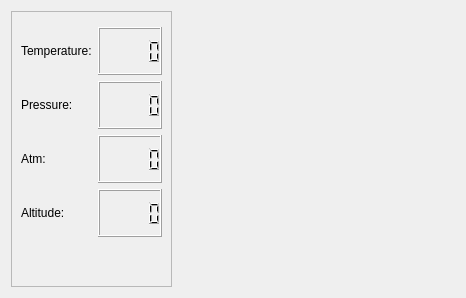
<?xml version="1.0" encoding="UTF-8"?>
<ui version="4.0">
 <class>MainBox</class>
 <widget class="QWidget" name="MainBox">
  <property name="geometry">
   <rect>
    <x>0</x>
    <y>0</y>
    <width>466</width>
    <height>298</height>
   </rect>
  </property>
  <property name="windowTitle">
   <string>Dialog</string>
  </property>
  <layout class="QHBoxLayout" name="horizontalLayout">
   <item>
    <widget class="QFrame" name="frame">
     <property name="sizePolicy">
      <sizepolicy hsizetype="Fixed" vsizetype="Preferred">
       <horstretch>0</horstretch>
       <verstretch>0</verstretch>
      </sizepolicy>
     </property>
     <property name="frameShape">
      <enum>QFrame::StyledPanel</enum>
     </property>
     <property name="frameShadow">
      <enum>QFrame::Raised</enum>
     </property>
     <layout class="QVBoxLayout" name="verticalLayout_2">
      <item>
       <widget class="SerialBox5_lite" name="serial_widget" native="true"/>
      </item>
      <item>
       <layout class="QGridLayout" name="gridLayout">
        <item row="3" column="0">
         <widget class="QLabel" name="label_4">
          <property name="sizePolicy">
           <sizepolicy hsizetype="Fixed" vsizetype="Preferred">
            <horstretch>0</horstretch>
            <verstretch>0</verstretch>
           </sizepolicy>
          </property>
          <property name="text">
           <string>Altitude:</string>
          </property>
         </widget>
        </item>
        <item row="2" column="0">
         <widget class="QLabel" name="label_3">
          <property name="sizePolicy">
           <sizepolicy hsizetype="Fixed" vsizetype="Preferred">
            <horstretch>0</horstretch>
            <verstretch>0</verstretch>
           </sizepolicy>
          </property>
          <property name="text">
           <string>Atm:</string>
          </property>
         </widget>
        </item>
        <item row="0" column="0">
         <widget class="QLabel" name="label">
          <property name="sizePolicy">
           <sizepolicy hsizetype="Fixed" vsizetype="Preferred">
            <horstretch>0</horstretch>
            <verstretch>0</verstretch>
           </sizepolicy>
          </property>
          <property name="text">
           <string>Temperature:</string>
          </property>
         </widget>
        </item>
        <item row="1" column="0">
         <widget class="QLabel" name="label_2">
          <property name="sizePolicy">
           <sizepolicy hsizetype="Fixed" vsizetype="Preferred">
            <horstretch>0</horstretch>
            <verstretch>0</verstretch>
           </sizepolicy>
          </property>
          <property name="text">
           <string>Pressure:</string>
          </property>
         </widget>
        </item>
        <item row="0" column="1">
         <widget class="QLCDNumber" name="display_temperature">
          <property name="minimumSize">
           <size>
            <width>0</width>
            <height>48</height>
           </size>
          </property>
         </widget>
        </item>
        <item row="1" column="1">
         <widget class="QLCDNumber" name="display_pressure">
          <property name="minimumSize">
           <size>
            <width>0</width>
            <height>48</height>
           </size>
          </property>
         </widget>
        </item>
        <item row="2" column="1">
         <widget class="QLCDNumber" name="display_atm">
          <property name="minimumSize">
           <size>
            <width>0</width>
            <height>48</height>
           </size>
          </property>
         </widget>
        </item>
        <item row="3" column="1">
         <widget class="QLCDNumber" name="display_altitude">
          <property name="minimumSize">
           <size>
            <width>0</width>
            <height>48</height>
           </size>
          </property>
         </widget>
        </item>
       </layout>
      </item>
      <item>
       <spacer name="verticalSpacer">
        <property name="orientation">
         <enum>Qt::Vertical</enum>
        </property>
        <property name="sizeHint" stdset="0">
         <size>
          <width>20</width>
          <height>40</height>
         </size>
        </property>
       </spacer>
      </item>
     </layout>
    </widget>
   </item>
   <item>
    <widget class="GrapherBox" name="grapher_widget" native="true"/>
   </item>
  </layout>
 </widget>
 <customwidgets>
  <customwidget>
   <class>GrapherBox</class>
   <extends>QWidget</extends>
   <header>grapherbox.hpp</header>
   <container>1</container>
  </customwidget>
  <customwidget>
   <class>SerialBox5_lite</class>
   <extends>QWidget</extends>
   <header>serialbox5_lite.hpp</header>
   <container>1</container>
  </customwidget>
 </customwidgets>
 <resources/>
 <connections/>
</ui>
